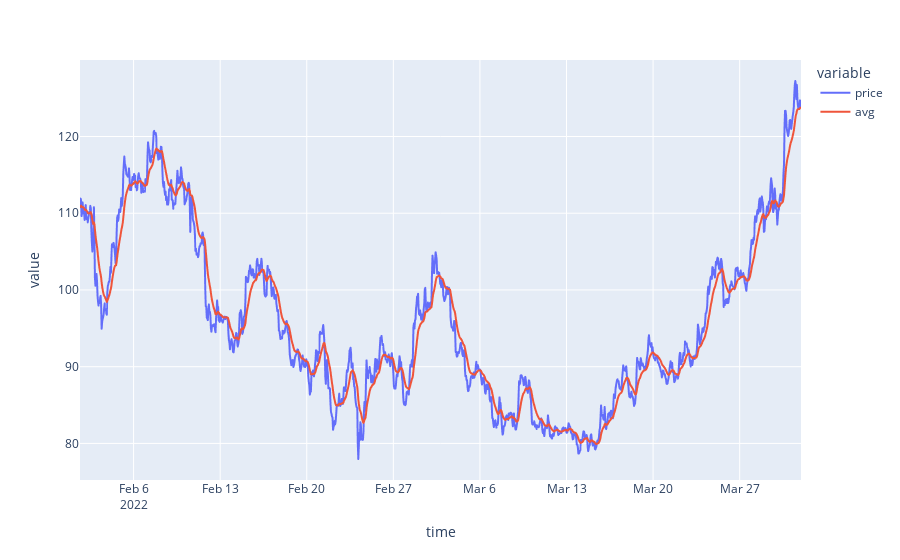
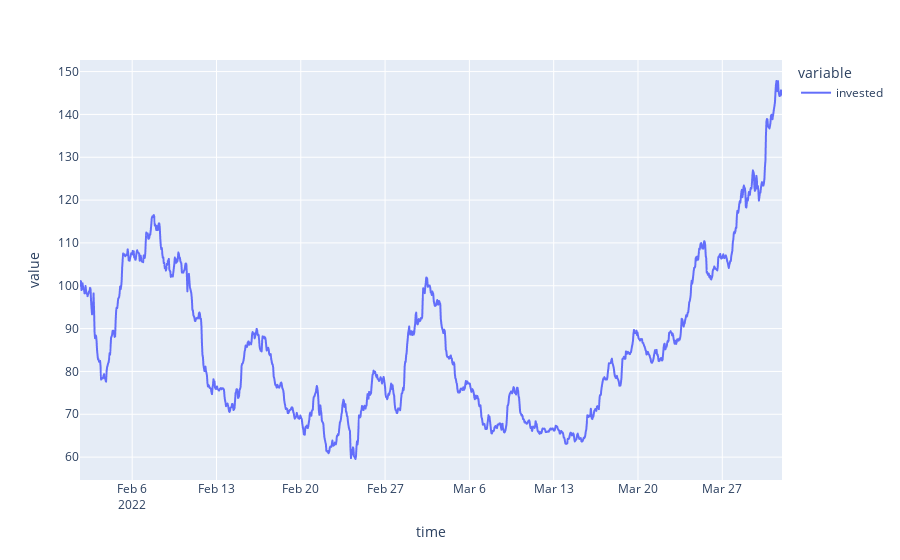

Notebook code for these charts, in order:
### Code cell
last_n = 1400 #len(price_data_hourly)
# strategy = ss.slow_fast_avg(avg_start = price_data_hourly['price'].iloc[-last_n], beta_slow = 0.1, beta_fast = 0.3, trade_amount = 1000)
strategy = ss.avg_derivitive(avg_start = price_data_hourly['price'].iloc[-last_n], beta = 0.1)
sim = sim = ss.trade_simulator(price_data_hourly[-last_n:]['price'].reset_index(drop = True))
sim.run(strategy)

temp = price_data_hourly[-last_n:]
temp['avg'] = strategy.avg_ot
temp['invested'] = sim.invested_ot
fig = px.line(temp, y=["price", 'avg'])
fig.show()
fig = px.line(temp, y=['invested'])
fig.show()

### Figure 1 — Plotly figure (JSON) as saved in the notebook; plotly's stock layout.template omitted (floating-point values rounded to 4 significant figures; data arrays with more than 128 entries replaced by an {"elided": "..."} marker saying what was removed)
{"data": [{"hovertemplate": "variable=price<br>time=%{x}<br>value=%{y}<extra></extra>", "legendgroup": "price", "line": {"color": "#636efa", "dash": "solid"}, "marker": {"symbol": "circle"}, "mode": "lines", "name": "price", "showlegend": true, "type": "scattergl", "x": {"elided": "1400 str values"}, "xaxis": "x", "y": {"elided": "1400 float values"}, "yaxis": "y"}, {"hovertemplate": "variable=avg<br>time=%{x}<br>value=%{y}<extra></extra>", "legendgroup": "avg", "line": {"color": "#EF553B", "dash": "solid"}, "marker": {"symbol": "circle"}, "mode": "lines", "name": "avg", "showlegend": true, "type": "scattergl", "x": {"elided": "1400 str values"}, "xaxis": "x", "y": {"elided": "1400 float values"}, "yaxis": "y"}], "layout": {"legend": {"title": {"text": "variable"}, "tracegroupgap": 0}, "margin": {"t": 60}, "xaxis": {"anchor": "y", "domain": [0, 1], "title": {"text": "time"}}, "yaxis": {"anchor": "x", "domain": [0, 1], "title": {"text": "value"}}}}

### Figure 2 — Plotly figure (JSON) as saved in the notebook; plotly's stock layout.template omitted (floating-point values rounded to 4 significant figures; data arrays with more than 128 entries replaced by an {"elided": "..."} marker saying what was removed)
{"data": [{"hovertemplate": "variable=invested<br>time=%{x}<br>value=%{y}<extra></extra>", "legendgroup": "invested", "line": {"color": "#636efa", "dash": "solid"}, "marker": {"symbol": "circle"}, "mode": "lines", "name": "invested", "showlegend": true, "type": "scattergl", "x": {"elided": "1400 str values"}, "xaxis": "x", "y": {"elided": "1400 float values"}, "yaxis": "y"}], "layout": {"legend": {"title": {"text": "variable"}, "tracegroupgap": 0}, "margin": {"t": 60}, "xaxis": {"anchor": "y", "domain": [0, 1], "title": {"text": "time"}}, "yaxis": {"anchor": "x", "domain": [0, 1], "title": {"text": "value"}}}}
